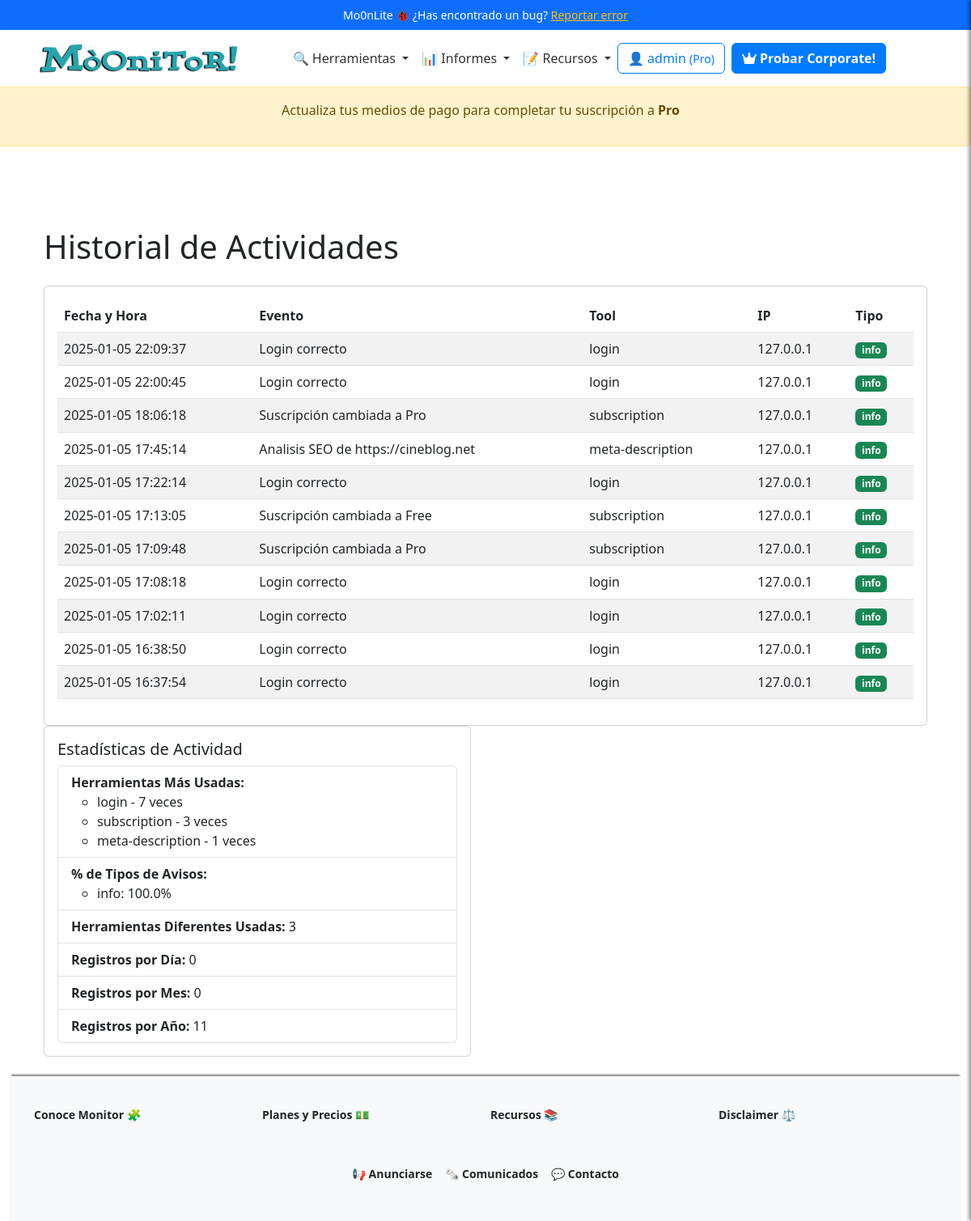
Page /profile/logs (signed in) on the earlier database version.
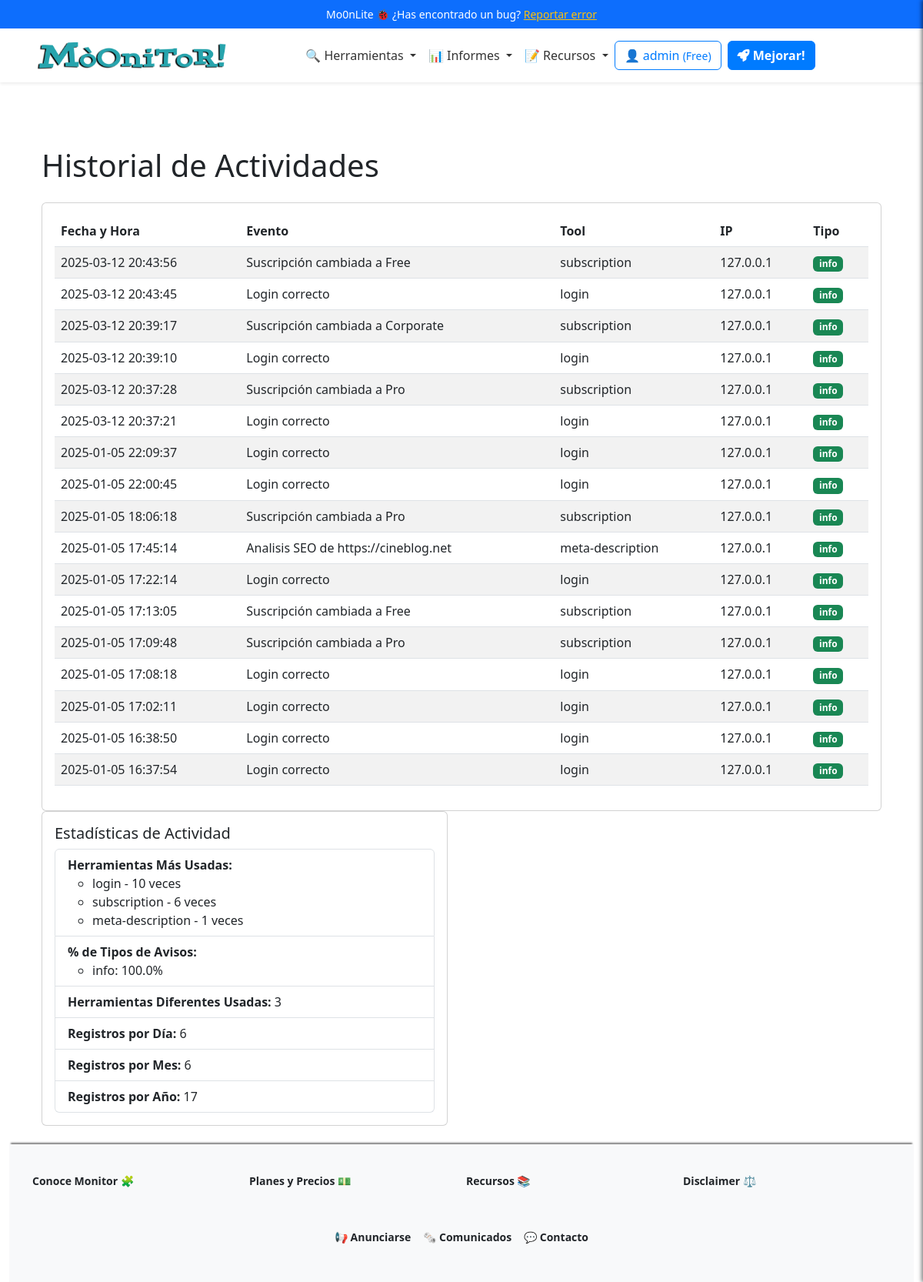
Same page on the later database version.
### app/models/user_model.py (models this page shows, shortened)
class Users(UserMixin, db.Model):
    __tablename__ = 'Users'
    id = db.Column(db.Integer, primary_key=True)
    username = db.Column(db.String(80), unique=True, nullable=False)
    email = db.Column(db.String(120), unique=True, nullable=False)
    password_hash = db.Column(db.String(255), nullable=False)
    token = db.Column(db.String(255), index=True, unique=True)
    active = db.Column(db.Boolean, default=False)
    registered_on = db.Column(db.DateTime,
                              nullable=False,
                              default=datetime.datetime.utcnow)
    config = db.Column(JSONType)
    role = db.Column(db.String(20), nullable=False, default='usuario')
    subscription_plan = db.Column(Enum('Free',
                                       'Pro',
                                       'Corporate',
                                       name='subscription_plans'),
                                  default='Free')
    subscription_currency = db.Column(
        db.String(3), default='EUR')  # ISO currency codes (e.g., USD, EUR)
    subscription_expiration = db.Column(db.DateTime, nullable=True)
    subscription_frequency = db.Column(Enum('Monthly',
                                            'Annually',
                                            name='subscription_frequency'),
                                       default='Monthly')
    primary_payment = db.Column(JSONType, nullable=True)  # IBAN, SWIFT, etc.
    secondary_payment = db.Column(JSONType, nullable=True)
    transactions = db.relationship('Transaction', backref='user', lazy=True)
    def is_subscription_active(self):
        if not self.subscription_expiration:
            return False
        return self.subscription_expiration > datetime.datetime.utcnow()

class UserLog(db.Model):
    __tablename__ = 'UserLogs'
    id = db.Column(db.Integer, primary_key=True)
    user_id = db.Column(db.Integer, db.ForeignKey('Users.id'), nullable=False)
    username = db.Column(db.String(80), nullable=False)
    event = db.Column(db.String(255),
                      nullable=False)  # Description of the event
    tool = db.Column(db.String(255), nullable=False)  # Tool used
    timestamp = db.Column(db.DateTime,
                          nullable=False,
                          default=datetime.datetime.utcnow)
    ip_address = db.Column(db.String(45), nullable=False)  # Supports IPv4/IPv6
    log_type = db.Column(Enum('info', 'warn', 'err', name='log_types'),
                         nullable=False)

### app/views/user_views.py (the view)
@app.route('/profile/logs')
@login_required
def view_logs():
    breadcrumbs = [{
        'url': '/profile',
        'text': 'Perfil'
    }, {
        'url': '/profile/logs',
        'text': 'Historial de Actividades'
    }]
    logs = UserLog.query.filter_by(user_id=current_user.id).order_by(
        UserLog.timestamp.desc()).all()
    stats = calculate_log_statistics(logs)
    return render_template('user/view_logs.html',
                           logs=logs,
                           stats=stats,
                           breadcrumbs=breadcrumbs)

### app/__init__.py (called while the page is built)
@app.context_processor
def inject_sidebar_info():
    return dict(is_admin=current_user.is_authenticated
                and current_user.role == 'admin')

@app.context_processor
def inject_breadcrumb():
    breadcrumbs = [{
        'url': '/',
        'text': 'Inicio'
    }, {
        'url': '/profile',
        'text': 'Opcion 1'
    }, {
        'url': '/profile/edit',
        'text': 'Sub opcion 1'
    }]
    return {'breadcrumbs': breadcrumbs}

@app.context_processor
def inject_grouped_tools():
    grouped_tools = {}
    for category, tools_in_category in groupby(sorted(
            tools, key=itemgetter('category')),
                                               key=itemgetter('category')):
        subcategories = {}
        for subcategory, tools_in_subcategory in groupby(
                sorted(tools_in_category, key=itemgetter('subcategory')),
                key=itemgetter('subcategory')):
            subcategories[subcategory] = list(tools_in_subcategory)
        grouped_tools[category] = subcategories
    return dict(grouped_tools=grouped_tools)

@login_manager.user_loader
def load_user(user_id):
    return Users.query.get(int(user_id))

### app/templates/user/view_logs.html (shortened to what this page needs)
{% extends 'base.html' %}
{% block content %}
<div class="container">
  <h1 class="my-4">Historial de Actividades</h1>
  <div class="card">
    <div class="card-body">
      {% if logs %}
      <table id="logsTable" class="table table-striped">
        <thead>
          <tr>
            <th>Fecha y Hora</th>
            <th>Evento</th>
            <th>Tool</th>
            <th>IP</th>
            <th>Tipo</th>
          </tr>
        </thead>
        <tbody>
          {% for log in logs %}
          <tr>
            <td>{{ log.timestamp.strftime('%Y-%m-%d %H:%M:%S') }}</td>
            <td>{{ log.event }}</td>
            <td>{{ log.tool }}</td>
            <td>{{ log.ip_address }}</td>
            <td>
              <span class="badge {% if log.log_type == 'info' %}bg-success{% elif log.log_type == 'warn' %}bg-warning{% else %}bg-danger{% endif %}">
                {{ log.log_type }}
              </span>
            </td>
          </tr>
          {% endfor %}
        </tbody>
      </table>
      {% else %}
      <p>No hay registros de actividad disponibles.</p>
      {% endif %}
    </div>
  </div>
    <div class="row mb-4">
        <div class="col-md-6">
          <div class="card">
            <div class="card-body">
              <h5 class="card-title">Estadísticas de Actividad</h5>
              <ul class="list-group">
                <li class="list-group-item">
                  <strong>Herramientas Más Usadas:</strong>
                  <ul>
                    {% for tool, count in stats['most_used_tools'] %}
                    <li>{{ tool }} - {{ count }} veces</li>
                    {% endfor %}
                  </ul>
                </li>
                <li class="list-group-item">
                  <strong>% de Tipos de Avisos:</strong>
                  <ul>
                    {% for log_type, percentage in stats['log_type_percentages'].items() %}
                    <li>{{ log_type }}: {{ percentage|round(2) }}%</li>
                    {% endfor %}
                  </ul>
                </li>
                <li class="list-group-item">
                  <strong>Herramientas Diferentes Usadas:</strong> {{ stats['unique_tools'] }}
                </li>
                <li class="list-group-item">
                  <strong>Registros por Día:</strong> {{ stats['logs_per_day'] }}
                </li>
                <li class="list-group-item">
                  <strong>Registros por Mes:</strong> {{ stats['logs_per_month'] }}
                </li>
                <li class="list-group-item">
                  <strong>Registros por Año:</strong> {{ stats['logs_per_year'] }}
                </li>
              </ul>
            </div>
          </div>
        </div>
      </div>
</div>
{% endblock %}

### app/templates/inc/header.html
<header class="header">
  <div class="info-bar text-center py-2 bg-primary text-white">
    Mo0nLite 🐞 ¿Has encontrado un bug? <a href="#" class="text-warning text-decoration-underline">Reportar error</a>
  </div>
  {% include 'inc/navbar.html' %}
</header>
{% if current_user.is_authenticated %}
{% if not current_user.subscription_plan == 'Free' and not current_user.is_subscription_active() %}
<div class="row flash_message">
  <div class="alert alert-warning text-center" role="alert">
    <p>Actualiza tus medios de pago para completar tu suscripción a <b>{{ current_user.subscription_plan }}</b> </p>
  </div>
</div>
{% endif %}
{% endif %}

### app/templates/inc/navbar.html (shortened to what this page needs)
<nav class="navbar navbar-expand-lg navbar-light bg-white shadow-sm">
  <div class="container">
    <a class="navbar-brand mx-auto" href="{{ url_for('index') }}">
      <img src="{{ url_for('static', filename='logo.png') }}" alt="Logo" height="50"
        class="d-inline-block align-text-top">
    </a>
    <div class="collapse navbar-collapse justify-content-center" id="navbarNav">
      <ul class="navbar-nav align-items-center">
        <li class="nav-item dropdown">
          <a class="nav-link dropdown-toggle" href="#" id="domainDnsDropdown" role="button" data-bs-toggle="dropdown"
            aria-expanded="false">
            🔍 Herramientas
          </a>
        </li>
        <li class="nav-item dropdown">
          <a class="nav-link dropdown-toggle" href="#" id="domainDnsDropdown" role="button" data-bs-toggle="dropdown"
            aria-expanded="false">
            📊 Informes
          </a>
        </li>
        <li class="nav-item dropdown">
          <a class="nav-link dropdown-toggle" href="#" id="domainDnsDropdown" role="button" data-bs-toggle="dropdown"
            aria-expanded="false">
            📝 Recursos
          </a>
        </li>
      </ul>
    <div class="d-flex flex-column flex-sm-row align-items-center justify-content-center ms-0 mb-3 mt-3">
      {% if current_user.is_authenticated %}
          <a href="/dashboard" class="btn btn-outline-primary mb-2 mb-sm-0 me-sm-2">
              <span class="item-responsive">👤 {{ current_user.username }}
                  <small>({{ current_user.subscription_plan }})</small>
              </span>
          </a>
          {% if current_user.subscription_plan == "Free" %}
              <a class="btn btn-primary mb-2 mb-sm-0 me-sm-2 text-decoration-none fw-semibold" href="{{ url_for('edit_subscription') }}">
                  <i class="fa-solid fa-rocket"></i> Mejorar!
              </a>
          {% elif current_user.subscription_plan == "Pro" %}
              <a class="btn btn-primary mb-2 mb-sm-0 me-sm-2 text-decoration-none fw-semibold" href="{{ url_for('edit_subscription') }}">
                  <i class="fa-solid fa-crown"></i> Probar Corporate!
              </a>
          {% endif %}
      {% endif %}
  </div>
    </div>
  </div>
</nav>

Differences in the rows shown:
no longer on one of the page's lists (row unchanged): UserLog: tool "login"
no longer on one of the page's lists (row unchanged): UserLog: tool "subscription"
changed Users "admin": subscription_plan "Pro" → "Free"; subscription_plan "Pro" → (not shown)
added UserLog: timestamp "2025-03-12 20:43:56", event "Suscripción cambiada a Free", tool "subscription", ip_address "127.0.0.1", log_type "info", count "6"
added UserLog: timestamp "2025-03-12 20:43:45", event "Login correcto", tool "login", ip_address "127.0.0.1", log_type "info", count "10"
added UserLog: timestamp "2025-03-12 20:39:17", event "Suscripción cambiada a Corporate", tool "subscription", ip_address "127.0.0.1", log_type "info", shown under "Historial de Actividades"
added UserLog: timestamp "2025-03-12 20:39:10", event "Login correcto", tool "login", ip_address "127.0.0.1", log_type "info", shown under "Historial de Actividades"
added UserLog: timestamp "2025-03-12 20:37:28", event "Suscripción cambiada a Pro", tool "subscription", ip_address "127.0.0.1", log_type "info", shown under "Historial de Actividades"
added UserLog: timestamp "2025-03-12 20:37:21", event "Login correcto", tool "login", ip_address "127.0.0.1", log_type "info", shown under "Historial de Actividades"
Other differences:
{{ stats['logs_per_day'] }}: "0" → "6"
{{ stats['logs_per_month'] }}: "0" → "6"
{{ stats['logs_per_year'] }}: "11" → "17"
text no longer shown: "Probar Corporate! Actualiza tus medios de pago para completar tu suscripción a"
text now shown: "Mejorar!"
